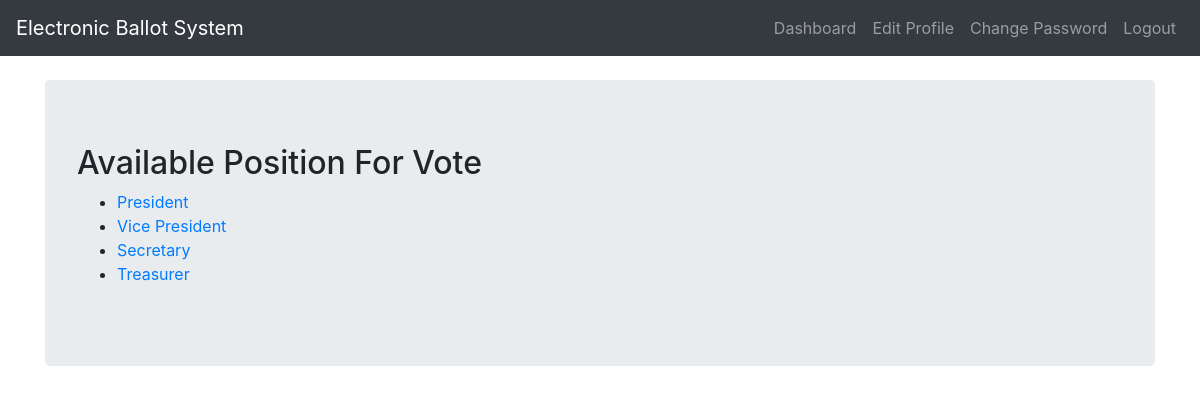
The app's page /position/ (signed in) with its own data.
### epoll/models.py (models this page shows, shortened)
class Position(models.Model):
	title = models.CharField(max_length=50, unique=True)

### epoll/views.py (the view)
# urls.py: path('position/', views.position_view, name='position'),
@login_required
def position_view(request):
	position = Position.objects.all()
	return render(request, 'epoll/position.html', {"obj": position})

### epoll/templates/epoll/position.html (shortened to what this page needs)
{% extends "epoll/layout.html" %}
{% block content %}
<div class="jumbotron">
	<h2>Available Position For Vote</h2>
  	<ul>
    {% for i in obj %}
    	<li><a href="{% url 'candidate' i.id %}">{{i.title}}</a></li>
    {% empty %}
    	<p>No Positions Available</p>
    {% endfor %}
  	</ul>
 </div>
{% endblock %}

### records on screen
Position: title "President"
Position: title "Vice President"
Position: title "Secretary"
Position: title "Treasurer"
